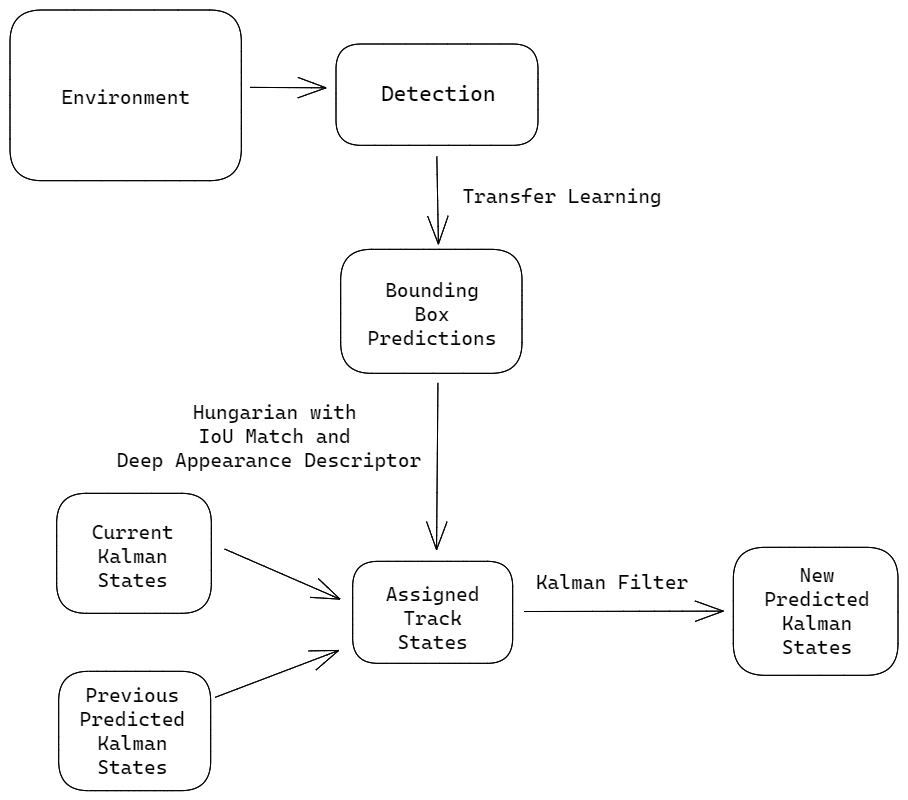
#> input picture Assignments/Assignment3/architecture.png, 908 x 800 px
$ jupyter execute assignment3.ipynb   (shell and % lines are left out)
#> lines starting #> are read from the running program, lines starting #| are printed output that depends on the picture
# Task 1

1.

[cell 1]
import cv2
import matplotlib.pyplot as plt
im = cv2.imread('architecture.png')
#> im is the input picture: shape (800, 908, 3); min 0, max 255, mean 249.3
im = cv2.resize(im, (800, 800), interpolation=cv2.INTER_LINEAR)
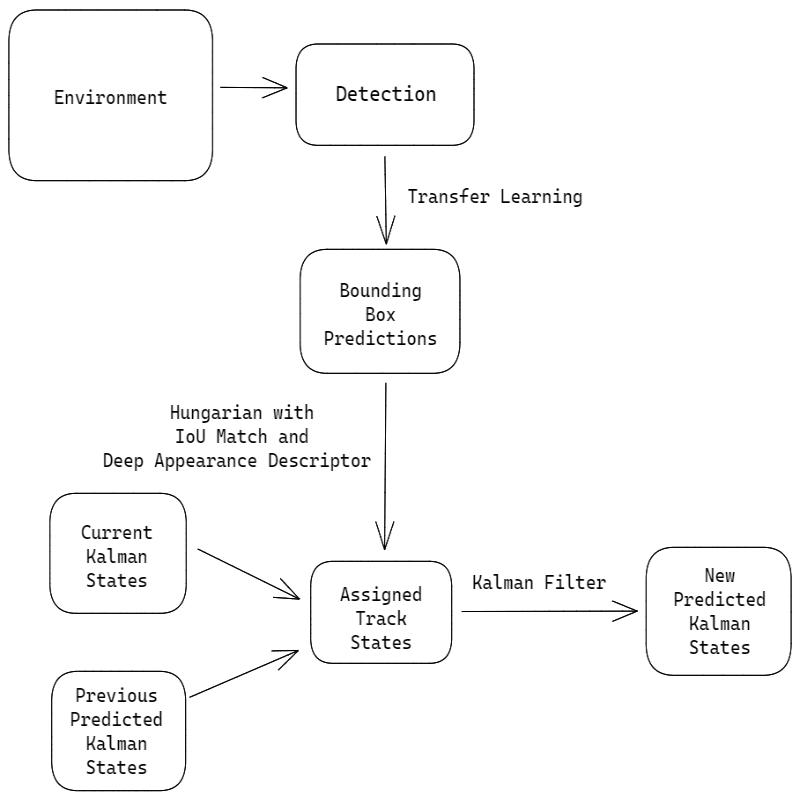
#> im: shape (800, 800, 3); min 0, max 255, mean 249.3
im = cv2.cvtColor(im, cv2.COLOR_BGR2RGB)
plt.axis('off')
plt.imshow(im)
plt.gcf().set_dpi(150)
plt.title('Architecture')
plt.show()
